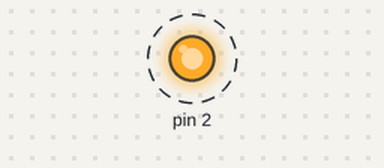
Recording of a sketch running on a simulated Arduino Uno, built with avr-gcc and run on an emulated ATmega328P. Parts: output pins drawn as LEDs (lit = HIGH). Dashed ring = blinking.

Above: at 0.5 s.
Timing chart, 0 to 4.6 s (numbered marks = the images above):
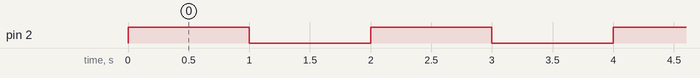

The sketch:

LED.ino
```cpp
/*
  The program controls an LED connected to pin 2 on an Arduino board using a class called LED.
  In the LED class, there are three methods: on(), off(), and toggle().
  The on() method turns the LED on, the off() method turns it off, and the toggle() method changes the LED's state from on to off or vice versa.
  The program creates an instance of the LED class in the main file and calls its on() method to turn the LED on.
  It then waits for 1 second using the delay() function and calls the off() method to turn the LED off.
  It repeats this cycle indefinitely in the loop() function.
  The program is split into three files: LED.h, LED.cpp, and LED.ino.
  The LED.h file defines the LED class, the LED.cpp file implements its methods, and the LED.ino file creates an instance of the `LED` class and calls its methods in the setup() and loop() functions.
  By using classes allows the code to be seperated into three files, makes the program is easier to read, understand, and maintain. As wll as it allows for the code to easily be reused.
*/

#include "LED.h" //include library

LED led(2); //led pin

void setup() {
  // put your setup code here, to run once:
}

void loop() {
  // put your main code here, to run repeatedly:
  led.on(); //led on
  delay(1000); //delay time
  led.off(); //led off
  delay(1000); //delay time
}
```

LED.cpp
```cpp
#include "LED.h" //include library
#include <Arduino.h> //include library

LED::LED(int pin) { //led
  this->pin = pin; //pin equal pin
  pinMode(pin, OUTPUT); //pin set as output
  state = LOW; //set state to low
}

void LED::on() { //led on
  state = HIGH; //led on when state is high
  digitalWrite(pin, state); //set pin to high state
}

void LED::off() { //led off
  state = LOW; //led off when state is low
  digitalWrite(pin, state); //set pin to low state
}

void LED::toggle() { //toggle led
  state = !state; //stae equals (!NOT state)
  digitalWrite(pin, state); //state of pin (led)
}
```

LED.h
```cpp
#ifndef LED_H //if not defined
#define LED_H //define library

class LED { //led class
  private: //private
    int pin; //led pin
    bool state; //state of led

  public: //public
    LED(int pin); //contructor
    void on(); //led on
    void off(); //led off
    void toggle(); //toggle led
};

#endif
```

Measured:
- by itself, pin 2: alternates HIGH for 1.0 s and LOW for 1.0 s
